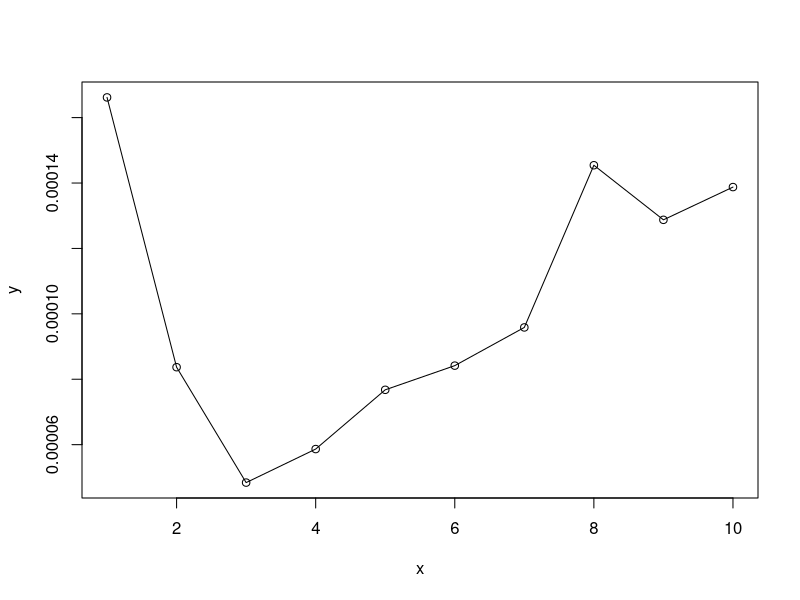

This chart was generated by the following R code:
fn=function(n){
  a=Sys.time()
  for(i in 1:n){
    print(i+1)
  }
  b=Sys.time()
  return(b-a)
}

fn2=function(n){
  y=NULL
  x=NULL
  for(i in 1:n){
    y[i]=fn(i)
    x[i]=i
  }
  plot(x,y,type="o")
}
fn2(10)
